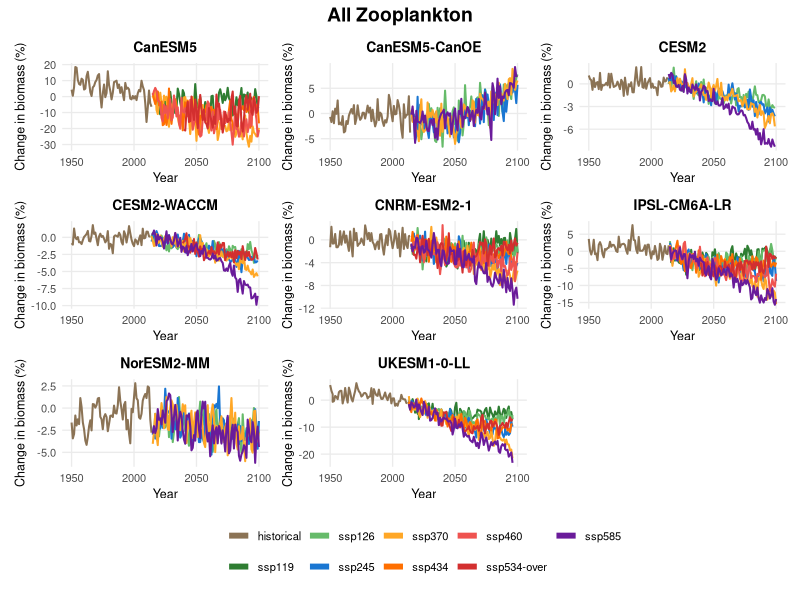
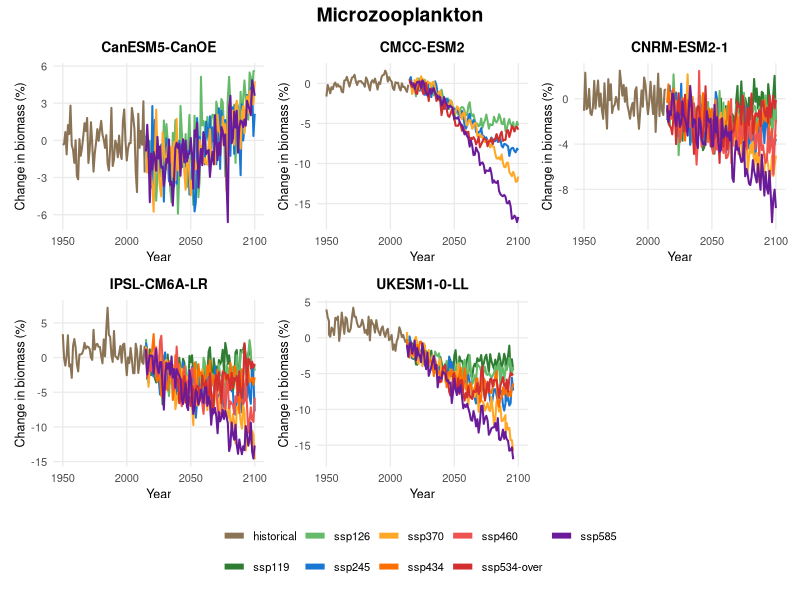
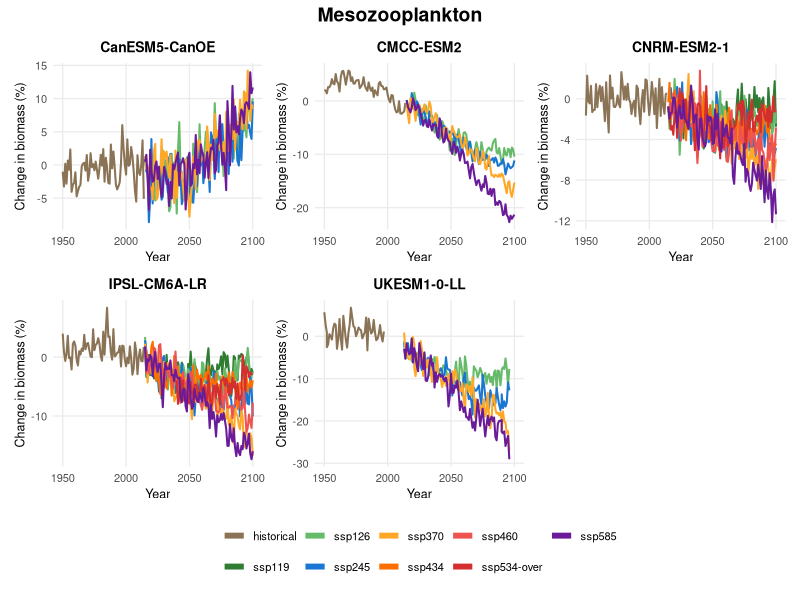
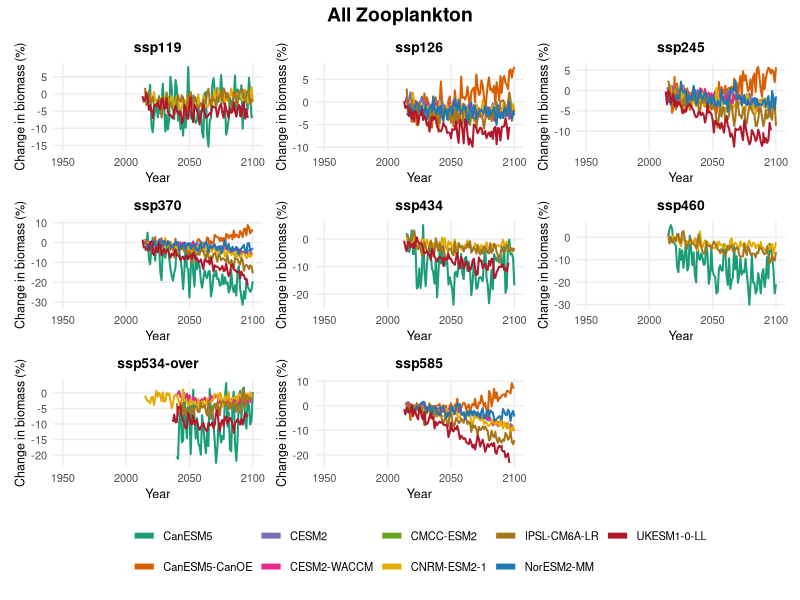
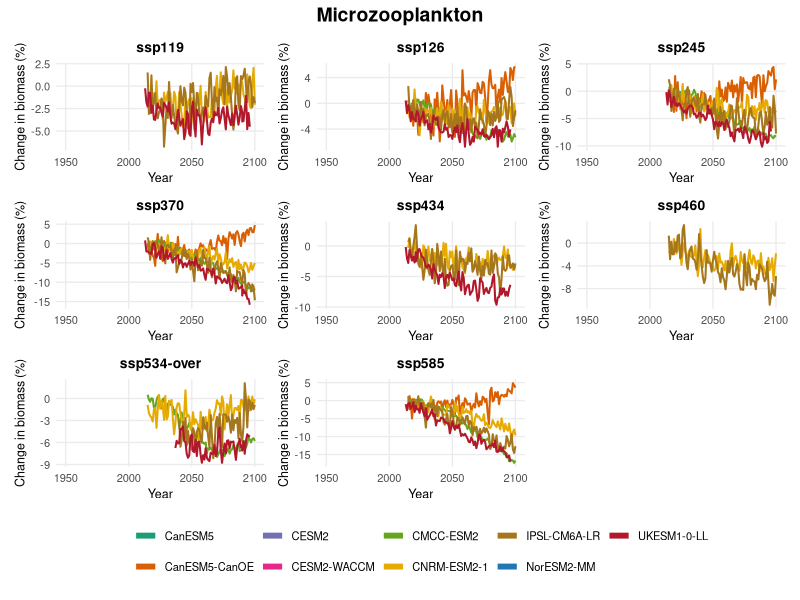
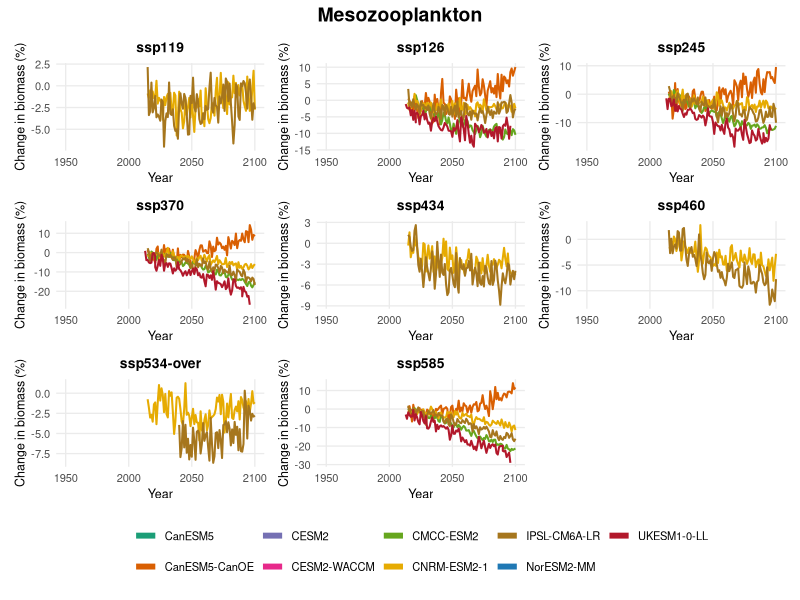
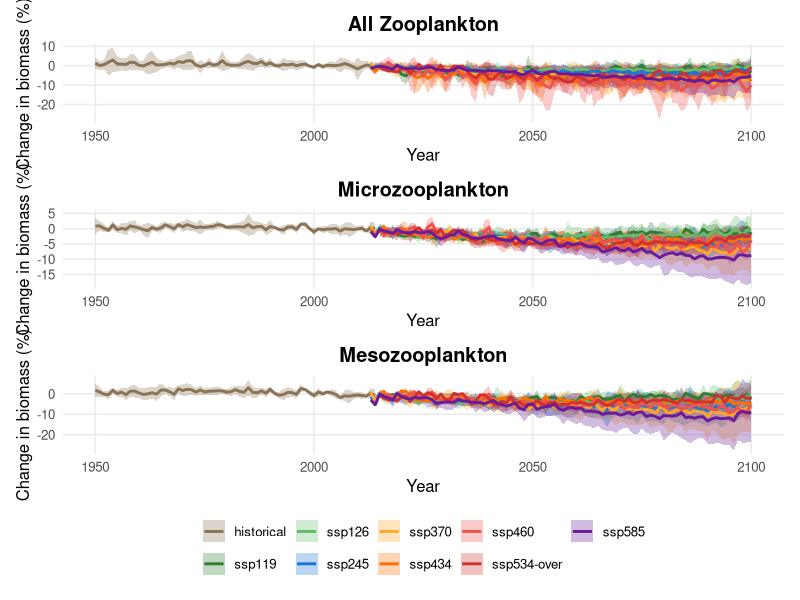
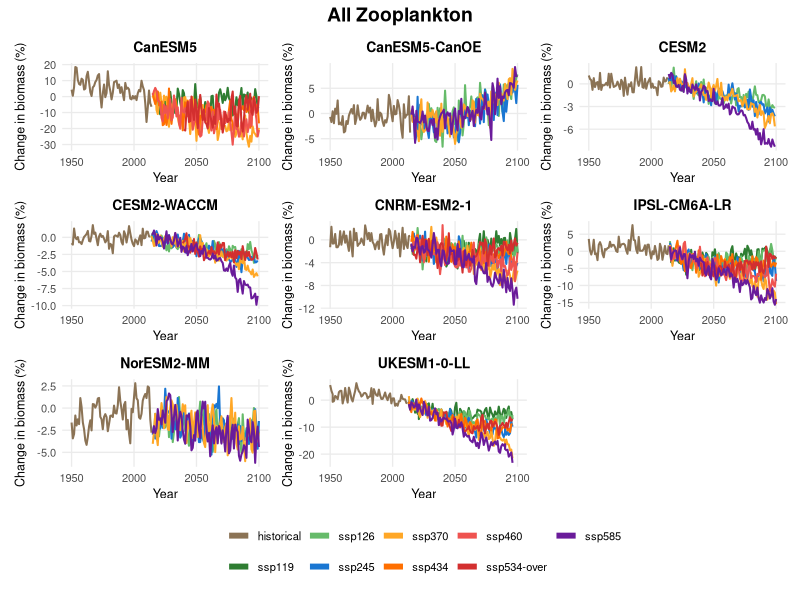

The R source for these figures, in order:
# Load required libraries
library(tidyverse)
library(patchwork)

# Read the summary data
zoo_data <- read_csv("Data/zooplankton_annual_summary_all.csv") %>%
  filter(Year >= 1950, Year <= 2100) %>%
  filter(Scenario %in% c("historical",
                         "ssp119",
                         "ssp126",
                         "ssp245",
                         "ssp370",
                         "ssp434",
                         "ssp460",
                         "ssp534-over",
                         "ssp585"))

# Calculate baseline (mean biomass for 1995-2014 historical period)
baseline <- zoo_data %>%
  filter(Scenario == "historical", Year >= 1995, Year <= 2014) %>%
  group_by(Variable, Model) %>%
  summarise(baseline_mean = mean(Mean, na.rm = TRUE), .groups = "drop")

# Join baseline and calculate percentage change
zoo_change <- zoo_data %>%
  left_join(baseline, by = c("Variable", "Model")) %>%
  mutate(
    pct_change = ((Mean - baseline_mean) / baseline_mean) * 100,
    scenario_type = if_else(Scenario == "historical", "Historical", "Future")
  )

# Convert Scenario to factor with all unique scenarios in sensible order
# This ensures all scenarios appear in the legend even if not in every subplot
all_scenarios <- unique(zoo_change$Scenario)
scenario_order <- c("historical", "ssp119", "ssp126", "ssp245", "ssp370",
                   "ssp434", "ssp460", "ssp534-over", "ssp585")
# Only include scenarios that exist in the data
scenario_levels <- scenario_order[scenario_order %in% all_scenarios]

zoo_change <- zoo_change %>%
  mutate(Scenario = factor(Scenario, levels = scenario_levels))

# Calculate mean and SD across models for each scenario, variable, and year
zoo_summary <- zoo_change %>%
  group_by(Variable, Scenario, scenario_type, Year) %>%
  summarise(
    mean_change = mean(pct_change, na.rm = TRUE),
    sd_change = sd(pct_change, na.rm = TRUE),
    .groups = "drop"
  ) %>%
  mutate(
    upper = mean_change + sd_change,
    lower = mean_change - sd_change,
    # Ensure Scenario is a factor with same levels as zoo_change
    Scenario = factor(Scenario, levels = scenario_levels)
  )

# Define colors for scenarios (distinctive progression)
scenario_colors <- c(
  "historical" = "#8B7355",      # Brown/tan for historical
  "ssp119" = "#2E7D32",          # Dark green (lowest emissions)
  "ssp126" = "#66BB6A",          # Light green
  "ssp245" = "#1976D2",          # Blue (moderate)
  "ssp370" = "#FFA726",          # Orange (high)
  "ssp434" = "#FF6F00",          # Dark orange
  "ssp460" = "#EF5350",          # Red-orange
  "ssp534-over" = "#D32F2F",     # Red
  "ssp585" = "#6A1B9A"           # Dark purple (highest emissions)
)

# ============================================
# INDIVIDUAL MODEL PLOTS (3 plots, one per variable)
# ============================================

# Function to create plot for a single model
plot_single_model <- function(data, model_name) {
  plot_data <- data %>% filter(Model == model_name)

  # Create a complete grid of all scenarios and years to ensure all legend items appear
  # even if a model doesn't have data for certain scenarios
  all_years <- unique(data$Year)
  scenario_grid <- expand.grid(
    Year = all_years,
    Scenario = scenario_levels,
    stringsAsFactors = FALSE
  ) %>%
    mutate(Scenario = factor(Scenario, levels = scenario_levels))

  # Left join to preserve all scenario levels in the data
  plot_data <- scenario_grid %>%
    left_join(plot_data, by = c("Year", "Scenario"))

  ggplot(plot_data, aes(x = Year, y = pct_change,
                        color = Scenario, fill = Scenario)) +
    geom_line(linewidth = 0.7) +
    scale_color_manual(
      values = scenario_colors,
      limits = scenario_levels,
      breaks = scenario_levels,
      drop = FALSE
    ) +
    scale_fill_manual(
      values = scenario_colors,
      limits = scenario_levels,
      breaks = scenario_levels,
      drop = FALSE
    ) +
    guides(color = guide_legend(title = NULL, override.aes = list(linewidth = 2)),
           fill = guide_legend(title = NULL)) +
    labs(
      x = "Year",
      y = "Change in biomass (%)",
      title = model_name
    ) +
    theme_minimal(base_size = 10) +
    theme(
      panel.grid.minor = element_blank(),
      plot.title = element_text(hjust = 0.5, face = "bold", size = 10),
      axis.title = element_text(size = 9),
      legend.position = "bottom"
    )
}

# Variables to process
variables <- c("zooc", "zmicro", "zmeso")

var_labels <- c(
  zooc   = "All Zooplankton",
  zmicro = "Microzooplankton",
  zmeso  = "Mesozooplankton"
)

# ---- Individual model plots (one panel per model, coloured by scenario) ----

# Build plots for all variables, returning a named list with the patchwork
# object and the model count (used for height scaling when saving).
individual_plots <- map(variables, function(var) {
  var_data         <- zoo_change %>% filter(Variable == var)
  models_with_data <- var_data %>%
    filter(!is.na(pct_change)) %>%
    pull(Model) %>%
    unique()

  model_plots <- map(models_with_data, ~plot_single_model(var_data, .x))

  list(
    plot    = wrap_plots(model_plots, ncol = 3) +
      plot_layout(guides = "collect") +
      plot_annotation(
        title = var_labels[[var]],
        theme = theme(plot.title = element_text(hjust = 0.5, face = "bold", size = 14))
      ) &
      theme(legend.position = "bottom"),
    n_panels = length(models_with_data)
  )
}) %>%
  set_names(variables)

# Display and save individual model plots
walk(variables, function(var) {
  print(individual_plots[[var]]$plot)
  ggsave(
    file.path("Figures", paste0("zooplankton_individual_models_", var, ".png")),
    individual_plots[[var]]$plot,
    width  = 12,
    height = 3 * ceiling(individual_plots[[var]]$n_panels / 3),
    dpi    = 300
  )
})

# ============================================
# INDIVIDUAL SSP PLOTS (3 plots, one per variable)
# ============================================

# Distinct colours for each model — chosen to be visually separable.
# Derived from the full set of models present in the data.
all_models <- zoo_change %>%
  filter(!is.na(pct_change)) %>%
  pull(Model) %>%
  unique() %>%
  sort()

model_colors <- c(
  "CanESM5"       = "#1B9E77",
  "CanESM5-CanOE" = "#D95F02",
  "CESM2"         = "#7570B3",
  "CESM2-WACCM"   = "#E7298A",
  "CMCC-ESM2"     = "#66A61E",
  "CNRM-ESM2-1"   = "#E6AB02",
  "IPSL-CM6A-LR"  = "#A6761D",
  "MIROC-ES2L"    = "#666666",
  "NorESM2-MM"    = "#1F78B4",
  "UKESM1-0-LL"   = "#B2182B"
)

# Function to create a plot for a single SSP, showing all models as lines.
# Mirrors plot_single_model() but with Model and Scenario roles swapped.
# A model_grid expand ensures every model appears in the legend even when
# a given SSP does not have data for all models.
plot_single_ssp <- function(data, ssp_name) {
  plot_data <- data %>% filter(Scenario == ssp_name)

  all_years  <- unique(data$Year)
  model_grid <- expand_grid(
    Year  = all_years,
    Model = all_models
  )

  # Left join preserves all model levels so the legend is complete
  plot_data <- model_grid %>%
    left_join(plot_data, by = c("Year", "Model"))

  ggplot(plot_data, aes(x = Year, y = pct_change,
                        color = Model, fill = Model)) +
    geom_line(linewidth = 0.7) +
    scale_color_manual(
      values = model_colors,
      limits = all_models,
      breaks = all_models,
      drop   = FALSE
    ) +
    scale_fill_manual(
      values = model_colors,
      limits = all_models,
      breaks = all_models,
      drop   = FALSE
    ) +
    guides(
      color = guide_legend(title = NULL, override.aes = list(linewidth = 2)),
      fill  = guide_legend(title = NULL)
    ) +
    labs(
      x     = "Year",
      y     = "Change in biomass (%)",
      title = ssp_name
    ) +
    theme_minimal(base_size = 10) +
    theme(
      panel.grid.minor = element_blank(),
      plot.title       = element_text(hjust = 0.5, face = "bold", size = 10),
      axis.title       = element_text(size = 9),
      legend.position  = "bottom"
    )
}

# SSPs to plot (exclude historical — it is not a scenario panel)
ssp_levels <- scenario_levels[scenario_levels != "historical"]

# Build plots for all variables, one panel per SSP
ssp_plots <- map(variables, function(var) {
  var_data       <- zoo_change %>% filter(Variable == var)
  ssps_with_data <- var_data %>%
    filter(!is.na(pct_change), Scenario != "historical") %>%
    pull(Scenario) %>%
    unique() %>%
    # Preserve the canonical SSP order defined in scenario_levels
    (\(x) ssp_levels[ssp_levels %in% x])()

  ssp_panel_plots <- map(ssps_with_data, ~plot_single_ssp(var_data, .x))

  list(
    plot = wrap_plots(ssp_panel_plots, ncol = 3) +
      plot_layout(guides = "collect") +
      plot_annotation(
        title = var_labels[[var]],
        theme = theme(plot.title = element_text(hjust = 0.5, face = "bold", size = 14))
      ) &
      theme(legend.position = "bottom"),
    n_panels = length(ssps_with_data)
  )
}) %>%
  set_names(variables)

# Display and save individual SSP plots
walk(variables, function(var) {
  print(ssp_plots[[var]]$plot)
  ggsave(
    file.path("Figures", paste0("zooplankton_individual_ssps_", var, ".png")),
    ssp_plots[[var]]$plot,
    width  = 12,
    height = 3 * ceiling(ssp_plots[[var]]$n_panels / 3),
    dpi    = 300
  )
})

# ============================================
# MULTI-MODEL MEAN PLOTS
# ============================================

# Function to create plot for a single variable
plot_variable <- function(data, var_name) {
  var_label <- case_when(
    var_name == "zooc" ~ "All Zooplankton",
    var_name == "zmicro" ~ "Microzooplankton",
    var_name == "zmeso" ~ "Mesozooplankton"
  )

  plot_data <- data %>% filter(Variable == var_name)

  ggplot(plot_data, aes(x = Year, y = mean_change,
                        color = Scenario, fill = Scenario)) +
    geom_ribbon(aes(ymin = lower, ymax = upper), alpha = 0.3, color = NA) +
    geom_line(linewidth = 1) +
    scale_color_manual(
      values = scenario_colors,
      limits = scenario_levels,
      drop = FALSE
    ) +
    scale_fill_manual(
      values = scenario_colors,
      limits = scenario_levels,
      drop = FALSE
    ) +
    guides(color = guide_legend(title = NULL),
           fill = guide_legend(title = NULL)) +
    labs(
      x = "Year",
      y = "Change in biomass (%)",
      title = var_label
    ) +
    theme_minimal(base_size = 12) +
    theme(
      panel.grid.minor = element_blank(),
      legend.position = "bottom",
      plot.title = element_text(hjust = 0.5, face = "bold")
    )
}

# Create individual plots
p_zooc <- plot_variable(zoo_summary, "zooc")
p_zmicro <- plot_variable(zoo_summary, "zmicro")
p_zmeso <- plot_variable(zoo_summary, "zmeso")

# Combine plots using patchwork
combined_plot <- p_zooc / p_zmicro / p_zmeso +
  plot_layout(guides = "collect") &
  theme(legend.position = "bottom")

# Display the plot
print(combined_plot)

# Save the plot
ggsave(file.path("Figures", "zooplankton_temporal_change.png"), combined_plot,
       width = 10, height = 12, dpi = 300)
